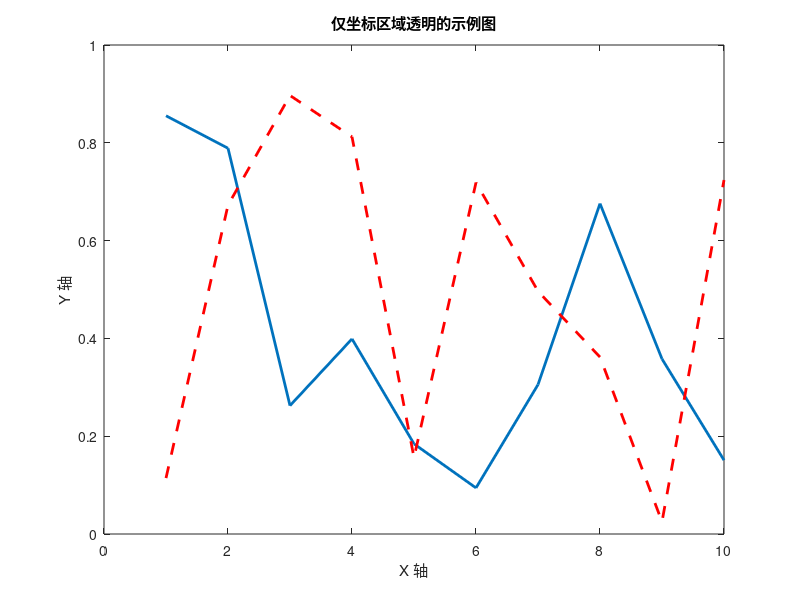

The MATLAB source for this figure: (Note: this script raises an error after producing the figure.)
% 创建绘图
fig = figure;
ax = axes('Parent', fig);
plot(ax, rand(10, 1), 'LineWidth', 2);
hold on;
plot(ax, rand(10, 1), 'r--', 'LineWidth', 2);
xlabel(ax, 'X 轴');
ylabel(ax, 'Y 轴');
title(ax, '仅坐标区域透明的示例图');

% 设置图窗和坐标区域背景为透明
set(fig, 'Color', 'none'); % 图窗背景透明
set(ax, 'Color', 'none');  % 坐标轴背景透明

% 使用 export_fig 导出带透明背景的 PNG 图片
export_fig('output2.png', '-png', '-transparent'); % 导出为透明背景的 PNG 文件
